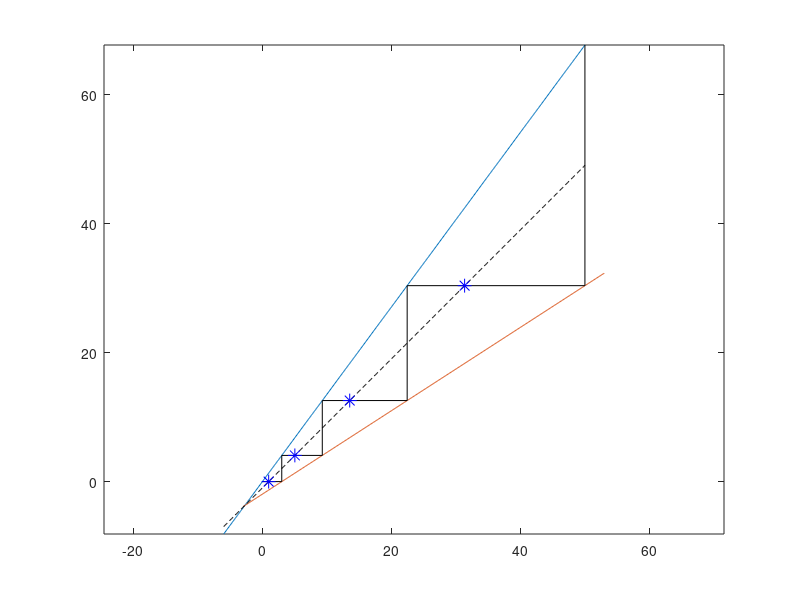

Here is the MATLAB script that generated this plot:
% design quantization encoder and decoder for TULiP

% BR, 11/9/2012

% note - this designs a symmetric quantizer, with bins on EITHER SIDE OF
% ZERO (origin is offset by smallest bin)

% b ^ (nBins/2) = max;

clear all;close all;clc

nBins = 8;
min = 0;
max = 100;
center = 50;
domain = max - min;

% generate bin sizes

% smallest bin set heuristically
bp(1) = 3;

%quantization density (see fu)
%this set via trial/error 
%(although probably a closed-form solution based on bp(1)and max)
rho = 0.4775
delta = (1-rho)/(1+rho)

bp(2) = ((1+delta)/(1-delta))*bp(1);
bp(3) = (1+delta)/(1-delta)*bp(2);
bp(4) = (1+delta)/(1-delta)*bp(3);

b = cumsum(bp);

% (zero-centered bin:)
% rho = 0.87
% delta = (1-rho)/(1+rho)
% 
% b(2) = (1+delta)/(1-delta)*b(1)+b(1);
% b(3) = (1+delta)/(1-delta)*b(2)+b(2);
% b(4) = (1+delta)/(1-delta)*b(3)+b(3);

% construct bin edges
br = [ (center - [fliplr(b)]) (center + [0 b])]

%% plot
% sector bounds
lowfac = 1/(1+delta);
highfac = 1/(1-delta);

v = linspace(-2*b(1),50,500);
figure
plot(v,(1+delta)*v)
hold on
plot(v+b(1),(1-delta)*v)

plot([0 b(1)],[0 0],'k')
plot([b(1) b(1)],[0 (1+delta)*b(1)],'k')
for i = 1:(nBins/2-1)
    plot([b(i) b(i+1)],[(1+delta)*b(i) (1+delta)*b(i)],'k')
    plot([b(i+1) b(i+1)],[(1+delta)*b(i) (1+delta)*b(i+1)],'k')
end

% draw mid slope through centroids... 
% a bit funky because smallest bin has edge at zero
midSlope = -(0.5*(0 + (1+delta)*b(1)) - 0.5*((1+delta)*b(3)+(1+delta)*b(4)))/(b(4)-b(1));
yInt = -(1-delta)*b(1)/2;
midLine = yInt + midSlope.*v;
plot(v,midLine,'k--')

centers = ((1+delta)*[0 b(1:3)] - yInt)/midSlope;
plot(centers,(1+delta)*[0 b(1:3)],'b*','MarkerSize',10)

axis equal

centers = [center - [fliplr(centers)] (center + centers)]



    


